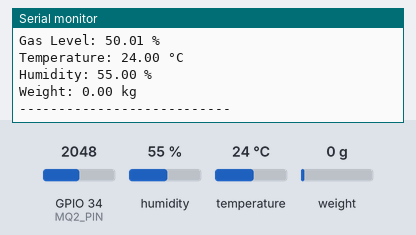
Bench run of a sketch on a simulated ESP32. On the bench: the last lines printed to the serial monitor. The inputs (shaded band) are chosen by the test bench; at power-on: humidity 55 %, weight on the scale 0 g, GPIO 34 (MQ2_PIN) = 2048, temperature 24 °C.

Above: at 2.2 s.
2.3 s: humidity set to 22 %
At 5.6 s:
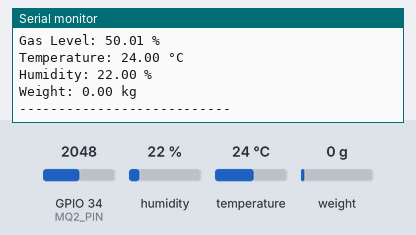
5.8 s: weight on the scale set to 100 g
At 8.9 s:
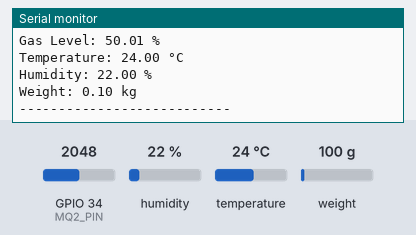
9.3 s: GPIO 34 (MQ2_PIN) set to 2866
12.8 s: temperature set to 12 °C
16.3 s: weight on the scale set to 1250 g
At 18.2 s:
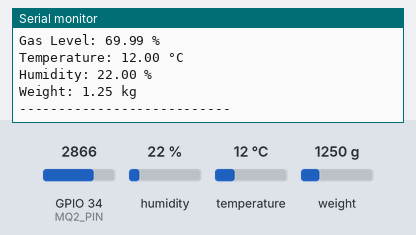
19.8 s: GPIO 34 (MQ2_PIN) set to 3972
Timing chart, 0 to 22.8 s (numbered marks = the images above; inputs shaded):
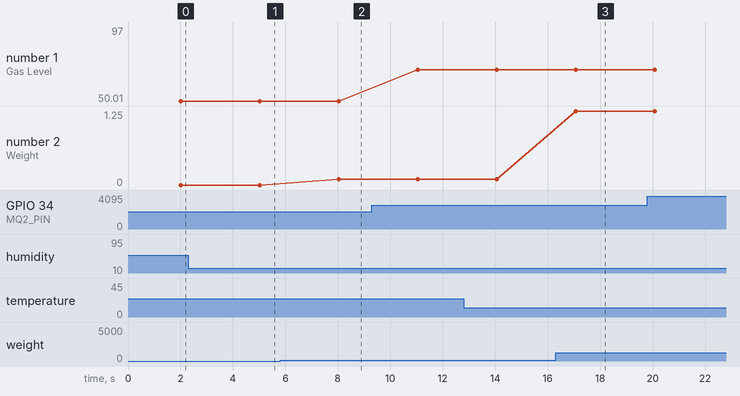

The sketch:

esp32_loadcell_dht22_mq2.ino
```cpp
#include <Arduino.h>
#include "HX711.h"
#include <DHT.h>

// HX711 Configuration
#define LOADCELL_DOUT_PIN  18
#define LOADCELL_SCK_PIN   19
#define CALIBRATION_FACTOR -70500.0  // Use your calibrated factor
HX711 scale;

// DHT22 Configuration
#define DHT_PIN 27
#define DHT_TYPE DHT22
DHT dht(DHT_PIN, DHT_TYPE);

// MQ2 Configuration
#define MQ2_PIN 34

void setup() {
  Serial.begin(115200);

  // HX711 Initialization
  Serial.println("Initializing Load Cell...");
  scale.begin(LOADCELL_DOUT_PIN, LOADCELL_SCK_PIN);
  scale.set_scale(CALIBRATION_FACTOR);
  scale.tare();  // Reset to zero
  Serial.println("Load Cell Ready.");

  // DHT22 Initialization
  dht.begin();
  Serial.println("DHT22 Ready.");

  // MQ2 Initialization
  pinMode(MQ2_PIN, INPUT);
  Serial.println("MQ2 Ready.");
}

void loop() {
  // Read MQ2 gas sensor
  int mq2Value = analogRead(MQ2_PIN);
  float gasPercentage = (mq2Value / 4095.0) * 100.0;  // Convert to percentage

  // Read DHT22 temperature and humidity
  float temperature = dht.readTemperature();
  float humidity = dht.readHumidity();

  // Read Load Cell Weight
  float weight = scale.get_units(10);  // Average of 10 readings
  if (isnan(weight)) weight = 0.0;     // Handle invalid readings

  // Display Sensor Readings
  Serial.println("\n----- Sensor Readings -----");

  // Gas Level
  Serial.print("Gas Level: ");
  Serial.print(gasPercentage, 2);
  Serial.println(" %");

  // Temperature
  Serial.print("Temperature: ");
  Serial.print(temperature, 2);
  Serial.println(" °C");

  // Humidity
  Serial.print("Humidity: ");
  Serial.print(humidity, 2);
  Serial.println(" %");

  // Weight
  Serial.print("Weight: ");
  Serial.print(weight, 2);
  Serial.println(" kg");

  Serial.println("---------------------------");

  delay(2000);  // 2-second delay between readings
}
```

Measured:
- after the input at 2.3 s, the serial monitor: prints a new line after 2.7 s (image 1)
- after the input at 5.8 s, the serial monitor: prints a new line after 2.2 s (image 2)
- after the input at 16.3 s, the serial monitor: prints a new line after 0.77 s (image 3)
- plotted number 1: 50.01 → 69.99 after the input at 9.3 s, 69.99 → 97 after the input at 19.8 s
- plotted number 2: 0 → 0.1 after the input at 5.8 s, 0.1 → 1.25 after the input at 16.3 s
